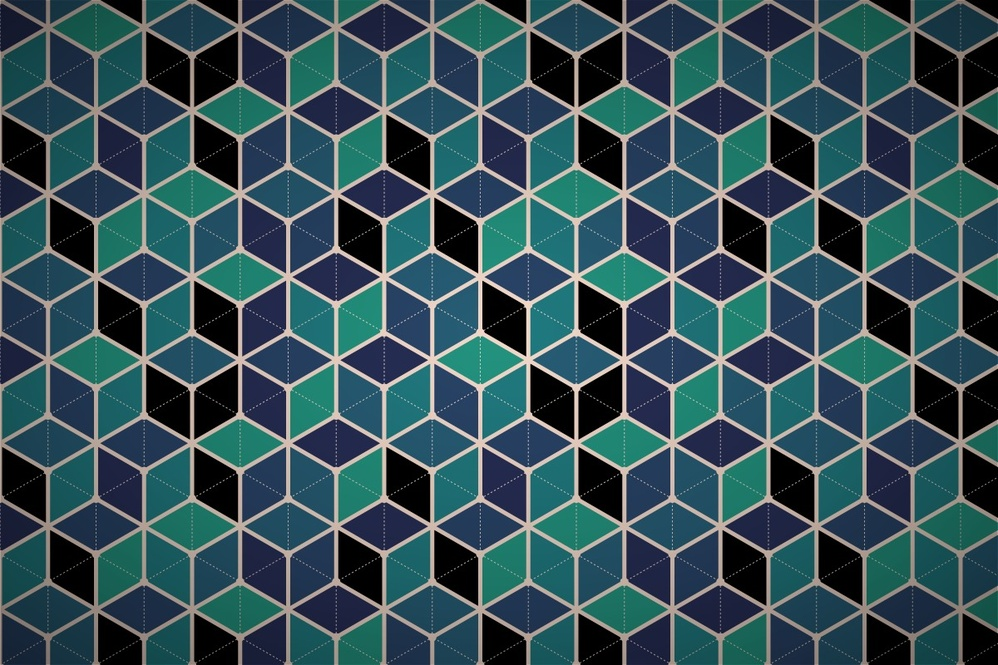
%> input picture dbrand_1023077_assignment1/harris.jpg, 998 x 665 px, shrunk from 1200 x 800 before the run
$ octave harris_corner.m   (GNU Octave 9; MATLAB toolbox functions it lacks are replaced by stand-ins)
%> lines starting %> are read from the running program, lines starting %| are printed output that depends on the picture
### dbrand_1023077_assignment1/vl_harris.m
function [H,details] = vl_harris(I,si,alpha)
% VL_HARRIS  Harris corner strength
%  H = VL_HARRIS(I,SI) computes the Harris corner strength of the image I
%  at ``integration'' scale SI.
%
%  The Harris strength [1] of a pixel is a statistic of the gradient
%  of the image integrated in a neighborhood of that pixel. This
%  neighborhood is a Gaussian window of variance SI.
%
%  In computing the Harris corner strength, there is a second scale
%  parameter, the ``derivation'' scale SD, which is the variance of
%  the Gaussian kernel used to pre-smooth the image I before computing
%  its gradient. SI and SD are independent parameters and VL_HARRIS(I,SI)
%  assumes that I is already smoothed at level SD.
%
%  VL_HARRIS(I,SI) uses Noble's variation [2] of the Harris score. If
%  SIGMAP and SIGMAM are respectively the biggest and smallest
%  eigenvalue of the structure tensor at a pixel, the score is given
%  by (SIGMAP*SIGMAM) / (SIGMAP+SIGMAM/2).  Let GAMMA = SIGMAM/SIGMAP
%  the ratio between the eigenvalues, which measures the degree of
%  anisotropy of the tensor and is always comprised in the range
%  [0,1].  Noble's score can be decomposed in two factors: the biggest
%  eigenvalue SIGMAP and the number
%
%    RHO = (2 GAMMA) / (GAMMA + 1).
%
%  RHO is another measure of isotropy that has value one for a
%  symmetric tensor and and zero for maximally anisotropic tensor.
%  [H,DETAILS] = VL_HARRIS(I,SIGMA) returns the additional structure
%  DETAILS with the following fields:
%
%    DETAILS.SIGMAP
%    DETAILS.RHO
%
%  VL_HARRIS(I,SI,ALPHA) uses Harris' original score [1], defined to be
%  SIGMAP*SIGMAM - ALPHA*(SIGMAP+SIGMAM)^2. This can be decomposed in
%  the factors SIGMAP^2 (note the square) and
%
%    RHO = GAMMA - ALPHA (1+GAMMA)^2.
%
%  Note that RHO is equal to -ALPHA for a maximally anisotropic
%  tensor. Typically ALPHA=0.04 and this is what is used by
%  VL_HARRIS(I,SI,[]).
%
%  REMARK. The gradient of the image I, used to compute the structure
%  tensor, is computed using central differencies. This means that a
%  function line [+1,-1,+1,...] has null Harris' score. This is
%  generally assumed to be a sampling artifact, and might be
%  avoided by oversampling the image.
%
%  EXAMPLE::
%    To extacts Harris points from image I:
%      idx = vl_localmax( vl_harris( vl_imsmooth( I, sd ), si ) ) ;
%      [i,j] = ind2sub( size(I), idx )
%
%  REFERENCES::
%    [1] C. Harris and M. Stephens, "A combined corner and edge detector,"
%    in Proceedings of The Fourth Alvey Vision Conference, pp. 147-151,
%    1988.
%
%    [2] J. A. Noble, "Finding corners, "Image Vision Computing, vol. 6,
%    no. 2, pp. 121-128, 1988.
%
%  See also: VL_HELP().

% Copyright (C) 2007-12 Andrea Vedaldi and Brian Fulkerson.
% All rights reserved.
%
% This file is part of the VLFeat library and is made available under
% the terms of the BSD license (see the COPYING file).

% Gradienten erzeugen, also die partiellen Ableitungen der ersten Ordnung
% für die X und Y- Richtung in einem Vektor zusammengefasst.
[Ix,Iy] = gradient(I) ;

% Faltet das Quadrat jeweils von Ix^2, Iy^2, Ix*Iy und glättet
% den Output mit einem Gauss-Kernel mit der Standardabweichung von Sigma
% Wird benötigt weil der Response verrauscht ist
H11 = vl_imsmooth(Ix.*Ix, si) ;
H12 = vl_imsmooth(Ix.*Iy, si) ;
H22 = vl_imsmooth(Iy.*Iy, si) ;

if nargin > 2
  % Harris' original
  if isempty(alpha)
    alpha = 0.04 ;
  end
  % Berechnung der Corner-Response nach Harris
  % Bilden der Determinante (H11.*H22 - H12.^2)
  % und abziehen des Trace H11+H22. Der Trace^2 wird hier
  % noch mit einer Konstante multipliziert zum Verändern des Kontrastes.
  H = (H11.*H22 - H12.^2) - alpha*(H11+H22).^2 ;
else
  % Noble's variation
  % Noble Variante sagt aus, dass wenn Trace/Det klein ist handelt es sich
  % um eine Ecke. Hier ist es so implementiert, dass wemm Det/Trace groß ist,
  % es sich um eine Ecke handelt. Einfacher, da wird auch beim normalen Harris
  % Maxima suchen
  H = 2 *  (H11.*H22 - H12.^2)./(H11+H22+eps) ;
end

% -------------------------------------------------------------------
%                                              Extract auxiliary info
% -------------------------------------------------------------------

if nargout > 1

  % Gibt die Spurabbildung (Trace) der Matrix M für die Eigendekomposition einer
  % Matrix an
  tr = H11 + H22 ;

  % Ist die Determinanten der Matrix M für die Eigendekomposition
  dt = H11.*H22 - H12.^2 ;


  Lm = 0.5 * (tr - sqrt(tr.^2 - 4*dt));
  Lp = 0.5 * (tr + sqrt(tr.^2 - 4*dt));
  Lm = real(Lm) ;
  Lp = real(Lp) ;

  gamma=sqrt(Lm./Lp) ;

  details.sigmap = Lp ;
  if nargin > 2
    details.rho = gamma - alpha * (1+gamma).^2 ;
  else
    details.rho   = 2*gamma ./ (1 + gamma) ;
  end
end

### dbrand_1023077_assignment1/harris_corner.m
% Daniel Brand, 1023077

% Bild laden
imageSource = imread('harris.jpg');
%> imageSource is the input picture: size 665x998x3 uint8; mean R, G, B 53.3, 81.1, 88.2
% Bild in Grauwert-Bild konvertieren mit double Werte
image2DoubleAndGrayScale = rgb2gray(im2double(imageSource));
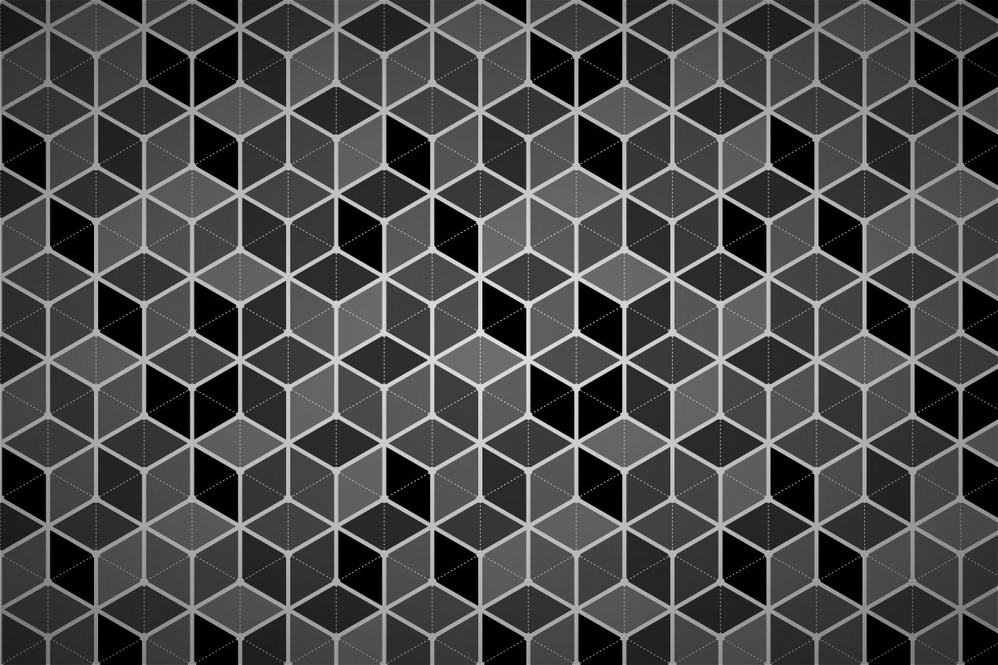
%> image2DoubleAndGrayScale: size 665x998 double; min 0, max 0.963, mean 0.289

% Die Harris-Funktion 黚er das Bild berechnen mit geeignetem Sigma
harrisCornerImage = vl_harris(image2DoubleAndGrayScale, 6);
%> in vl_harris, `[Ix,Iy] = gradient(I) ;`:
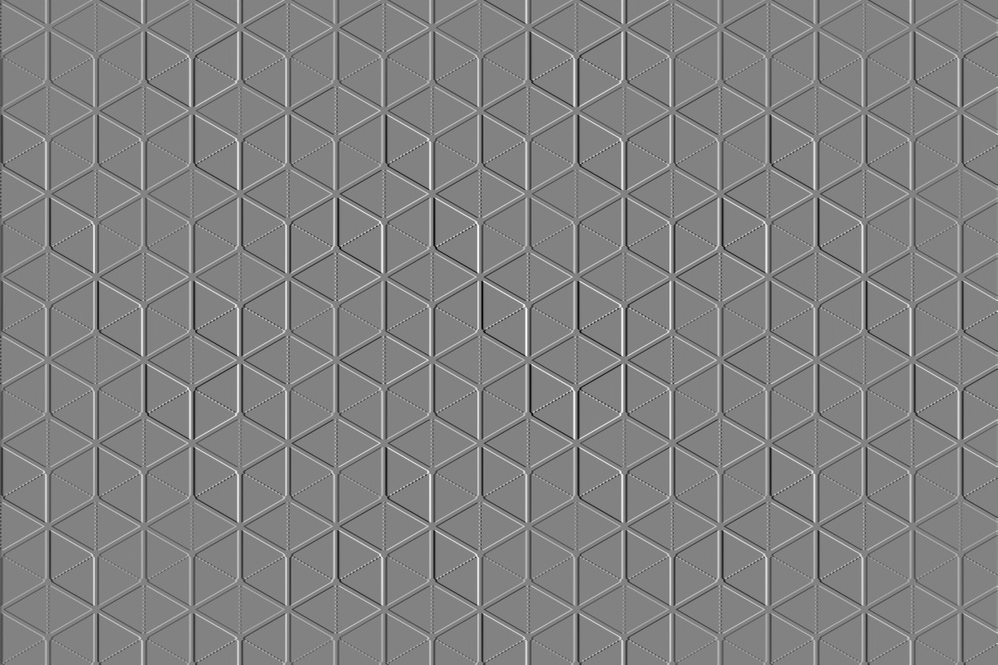
%> Ix: size 665x998 double; min -0.478, max 0.456, mean -0.000382; drawn with min black and max white
%> in vl_harris, `[Ix,Iy] = gradient(I) ;`:
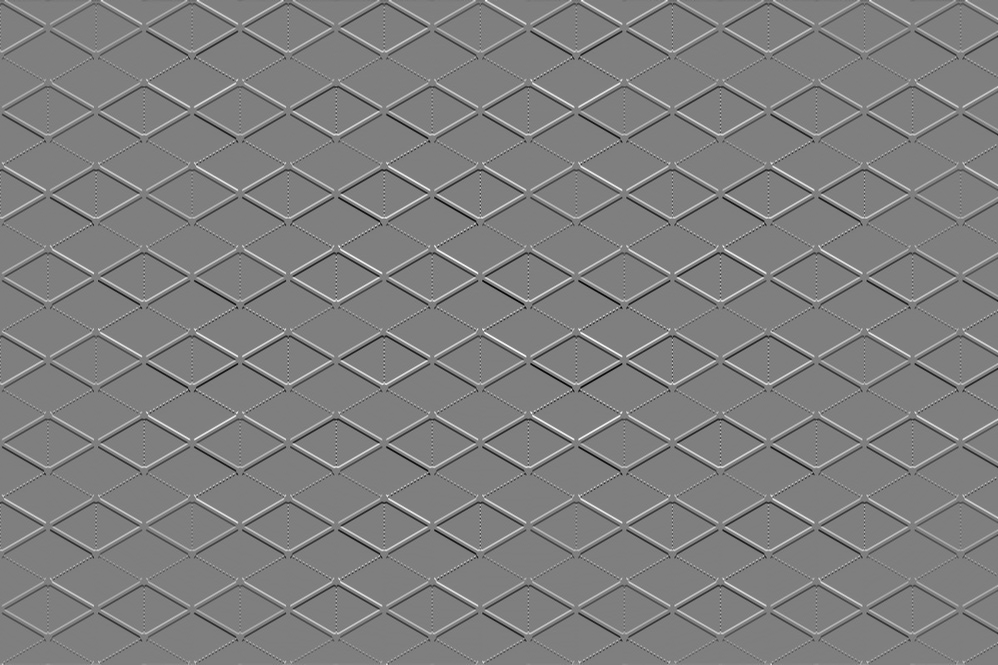
%> Iy: size 665x998 double; min -0.457, max 0.458, mean -4.38e-06; drawn with min black and max white
%> the run ends on the next line
